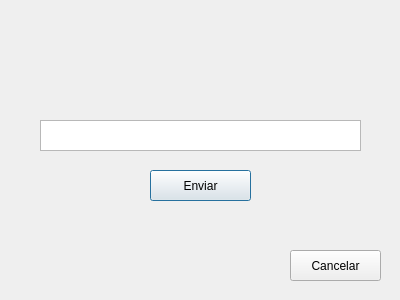
<?xml version="1.0" encoding="UTF-8"?>
<ui version="4.0">
 <class>mensagem</class>
 <widget class="QDialog" name="mensagem">
  <property name="geometry">
   <rect>
    <x>0</x>
    <y>0</y>
    <width>400</width>
    <height>300</height>
   </rect>
  </property>
  <property name="minimumSize">
   <size>
    <width>400</width>
    <height>300</height>
   </size>
  </property>
  <property name="windowTitle">
   <string>Dialog</string>
  </property>
  <widget class="QTextEdit" name="textEdit">
   <property name="geometry">
    <rect>
     <x>40</x>
     <y>120</y>
     <width>321</width>
     <height>31</height>
    </rect>
   </property>
   <property name="styleSheet">
    <string notr="true">font: 10pt &quot;Georgia&quot;;</string>
   </property>
  </widget>
  <widget class="QPushButton" name="b_enviar">
   <property name="geometry">
    <rect>
     <x>150</x>
     <y>170</y>
     <width>101</width>
     <height>31</height>
    </rect>
   </property>
   <property name="styleSheet">
    <string notr="true">font: 10pt &quot;Georgia&quot;;</string>
   </property>
   <property name="text">
    <string>Enviar</string>
   </property>
  </widget>
  <widget class="QPushButton" name="pushButton_2">
   <property name="geometry">
    <rect>
     <x>290</x>
     <y>250</y>
     <width>91</width>
     <height>31</height>
    </rect>
   </property>
   <property name="styleSheet">
    <string notr="true">font: 10pt &quot;Georgia&quot;;</string>
   </property>
   <property name="text">
    <string>Cancelar</string>
   </property>
  </widget>
 </widget>
 <resources/>
 <connections/>
</ui>
